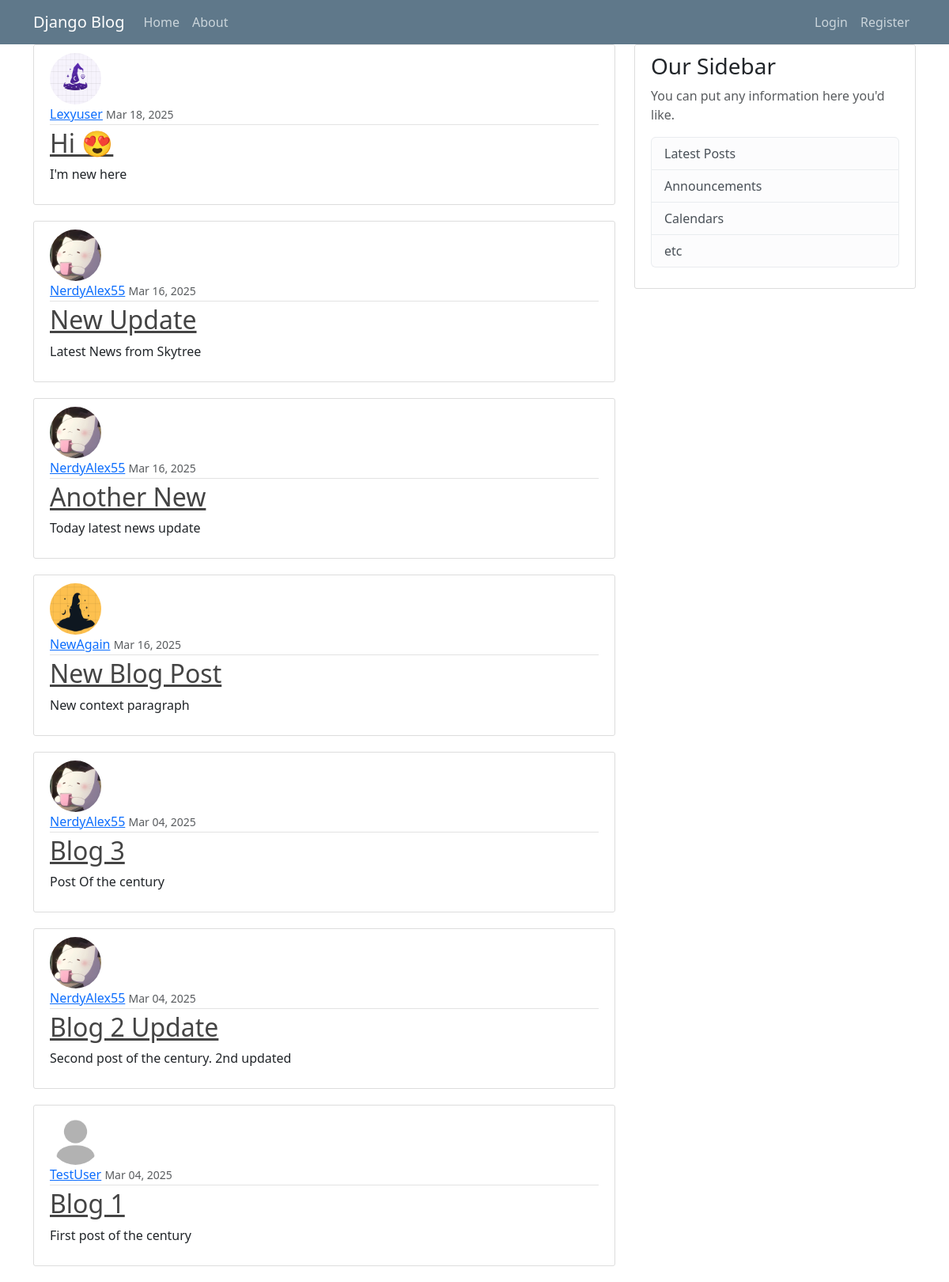
The page / on the database its author committed.
### blog/models.py (models this page shows, shortened)
class Post(models.Model):
    title = models.CharField(max_length=800)
    context = models.TextField()
    date = models.DateTimeField(default=timezone.now)
    author = models.ForeignKey(User, on_delete=models.CASCADE)

### users/models.py (models this page shows, shortened)
class Profile(models.Model):
    user = models.OneToOneField(User, on_delete=models.CASCADE)
    image = models.ImageField(default='profile_pics/default.jpg', upload_to='profile_pics')

### blog/views.py (the view)
# urls.py: path('', PostListView.as_view(), name="blog-home"),
class PostListView(ListView):
    model = Post
    template_name = 'blog/home.html' #<app>/<model>_<viewType>.html
    context_object_name = 'posts'
    ordering = ['-date']

### blog/templates/blog/home.html
{% extends "blog/base.html"%}
{% block content %}
    {% for post in posts%}
        <article class="media content-section">
            <img class="rounded-circle article-img" src="{{ post.author.profile.image.url }}">
            <div class="media-body">
                <div class="article-metadata">
                    <a class="mr-2" href="#">{{ post.author }}</a>
                    <small class="text-muted">{{ post.date|date:"M d, Y" }}</small>
                </div>
                <h2><a class="article-title" href="{% url 'post-detail' post.id %}">{{ post.title }}</a></h2>
                <p class="article-content">{{ post.context }}</p>
            </div>
        </article>
    {% endfor %}
{% endblock %}

### blog/templates/blog/base.html (shortened to what this page needs)
{% load static %}
<!DOCTYPE html>
<html lang="en">
<head>
    <link rel="stylesheet" type="text/css" href="{% static 'blog/main.css' %}">
    <link href="https://cdn.jsdelivr.net/npm/bootstrap@5.3.3/dist/css/bootstrap.min.css" rel="stylesheet"
>
</head>
<body>
    <header class="site-header">
        <nav class=" navbar navbar-expand-md navbar-dark bg-steel ">
            <div class="container">
                <a class="navbar-brand mr-4" href="{% url 'blog-home' %}">Django Blog</a>
                <div class="collapse navbar-collapse div" id="navbarToggle">
                    <div class="navbar-nav mr-auto">
                        <a class="nav-item nav-link" href="{% url 'blog-home' %}">Home</a>
                        <a class="nav-item nav-link" href="{% url 'blog-about' %}">About</a>
                    </div>
                    <div class="navbar-nav ">
                        {% if user.is_authenticated %}
                            <a class="nav-item nav-link" href="{% url 'post-create' %}">Create</a>
                            <a class="nav-item nav-link" href="{% url 'profile' %}">Profile</a>
                            <form action="{% url 'logout' %}" method="POST">
                                {% csrf_token %}
                                <button class="nav-item nav-link">Logout</button>
                            </form>
                        {% else %}
                            <a class="nav-item nav-link" href="{% url 'login' %}">Login</a>
                            <a class="nav-item nav-link" href="{% url 'register' %}">Register</a>
                        {% endif %}
                    </div>
                </div>
            </div>
        </nav>
    </header>
    <main role="main" class="container">
        <div class="row">
            <div class="col-md-8 ">
                {% block content %}{% endblock content %}
            </div>
            <div class="col-md-4">
                <div class="content-section">
                    <h3>Our Sidebar</h3>
                    <p class='text-muted'>You can put any information here you'd like.
                    <ul class="list-group">
                        <li class="list-group-item list-group-item-light">Latest Posts</li>
                        <li class="list-group-item list-group-item-light">Announcements</li>
                        <li class="list-group-item list-group-item-light">Calendars</li>
                        <li class="list-group-item list-group-item-light">etc</li>
                    </ul>
                    </p>
                </div>
            </div>
        </div>
    </main>
</body>
</html>

### blog/static/blog/main.css (style rules this page uses)
body { background: #fafafa; color: #333333; margin-top: 5rem; }
h1, h2, h3, h4, h5, h6 { color: #444444; }
ul { margin: 0; }
.bg-steel { background-color: #5f788a; }
.site-header .navbar-nav .nav-link { color: #cbd5db; }
.content-section { background: #ffffff; padding: 10px 20px; border: 1px solid #dddddd; border-radius: 3px; margin-bottom: 20px; }
.article-title { color: #444444; }
.article-content { white-space: pre-line; }
.article-img { height: 65px; width: 65px; margin-right: 16px; }
.article-metadata { padding-bottom: 1px; margin-bottom: 4px; border-bottom: 1px solid #e3e3e3 }
.div { display: flex; align-items: center; justify-content: space-between; }

### rows shown on the page
Post: author.profile.image (picture), author "Lexyuser", date "Mar 18, 2025", title "Hi 😍", context "I'm new here"
Post: author.profile.image (picture), author "NerdyAlex55", date "Mar 16, 2025", title "New Update", context "Latest News from Skytree"
Post: author.profile.image (picture), author "NerdyAlex55", date "Mar 16, 2025", title "Another New", context "Today latest news update"
Post: author.profile.image (picture), author "NewAgain", date "Mar 16, 2025", title "New Blog Post", context "New context paragraph"
Post: author.profile.image (picture), author "NerdyAlex55", date "Mar 04, 2025", title "Blog 3", context "Post Of the century"
Post: author.profile.image (picture), author "NerdyAlex55", date "Mar 04, 2025", title "Blog 2 Update", context "Second post of the century. 2nd updated"
Post: author.profile.image (placeholder picture), author "TestUser", date "Mar 04, 2025", title "Blog 1", context "First post of the century"
